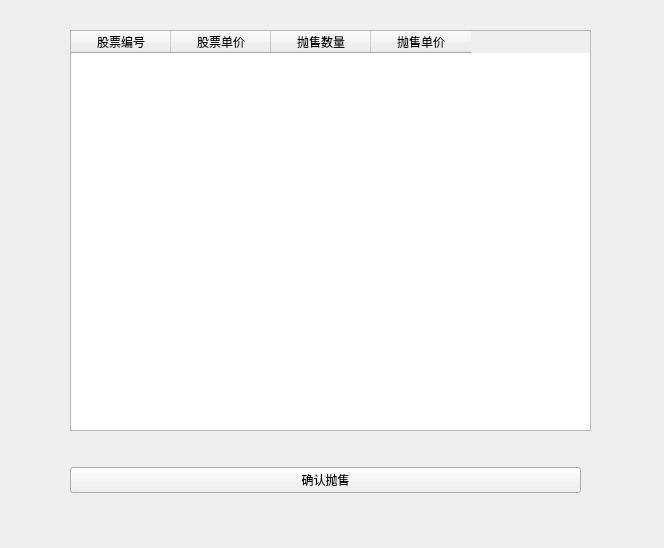
<?xml version="1.0" encoding="UTF-8"?>
<ui version="4.0">
 <class>Form</class>
 <widget class="QWidget" name="Form">
  <property name="geometry">
   <rect>
    <x>0</x>
    <y>0</y>
    <width>664</width>
    <height>548</height>
   </rect>
  </property>
  <property name="windowTitle">
   <string>推荐抛售股票</string>
  </property>
  <widget class="QTableWidget" name="SellTable">
   <property name="geometry">
    <rect>
     <x>70</x>
     <y>30</y>
     <width>521</width>
     <height>401</height>
    </rect>
   </property>
   <column>
    <property name="text">
     <string>股票编号</string>
    </property>
   </column>
   <column>
    <property name="text">
     <string>股票单价</string>
    </property>
   </column>
   <column>
    <property name="text">
     <string>抛售数量</string>
    </property>
   </column>
   <column>
    <property name="text">
     <string>抛售单价</string>
    </property>
   </column>
  </widget>
  <widget class="QWidget" name="gridLayoutWidget">
   <property name="geometry">
    <rect>
     <x>70</x>
     <y>440</y>
     <width>511</width>
     <height>80</height>
    </rect>
   </property>
   <layout class="QGridLayout" name="gridLayout">
    <item row="0" column="0">
     <widget class="QPushButton" name="btn_sell">
      <property name="text">
       <string>确认抛售</string>
      </property>
     </widget>
    </item>
   </layout>
  </widget>
 </widget>
 <resources/>
 <connections/>
</ui>
